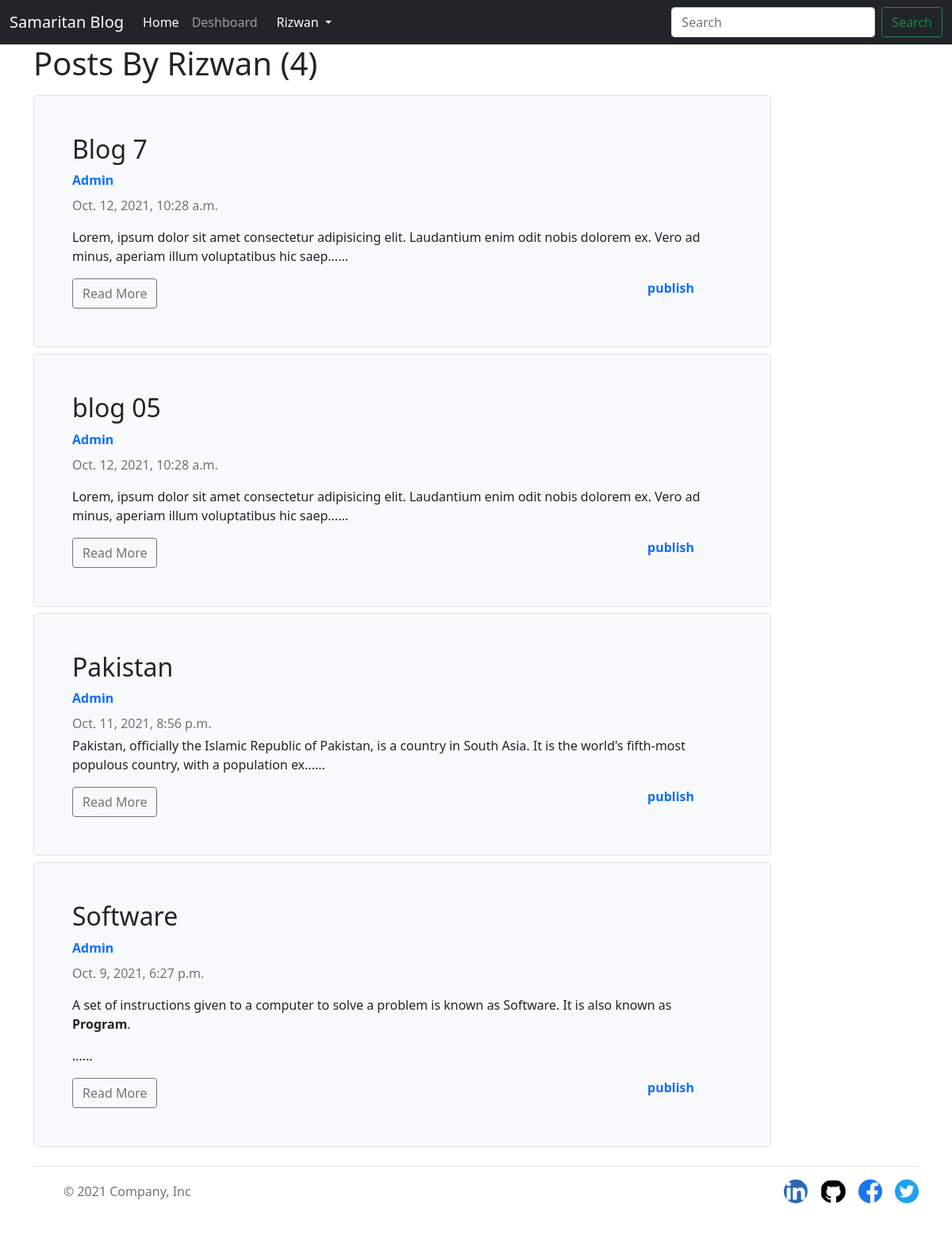
The app's page /blog-list/admin (signed in) with its own data.
### blog/models.py (models this page shows, shortened)
class Post(models.Model):
    title = models.CharField(max_length=50)
    author = models.ForeignKey(User, on_delete=models.CASCADE)
    published_date = models.DateTimeField(default=timezone.now)
    content = RichTextField(blank = True, null = True)
    visible = models.BooleanField(default=False)
    upload = models.ImageField(upload_to ='uploads/')

### blog/views.py (the view)
# urls.py: path('blog-list/<str:username>', views.user_blogs_list, name='blog-list'),
def user_blogs_list(request, username):
    print(username)
    try:
        user = User.objects.get(username=username)
    except Exception as e:
        print(e)
    posts = Post.objects.filter(author = user).order_by('published_date').reverse()
    paginator = Paginator(posts, 2)
    page = request.GET.get('page')
    page_obj = paginator.get_page(page)
    if request.user.is_authenticated:
        return render(request, 'blog/list_userblogs.html', {'posts':posts, 'page_obj':page_obj})
    else:
        return redirect('login')

### blog/templates/blog/list_userblogs.html (shortened to what this page needs)
{% extends 'blog/base.html' %}
{% load static %}
{% block content %}
<h1 class="mb-3">Posts By {{request.user.username|capfirst}} ({{ page_obj.paginator.count }})</h1>
    {% for p in posts%}
    <article class="media content-section">
    <div class="col-sm-10 my-2">
        <div class="h-180 p-5 bg-light border rounded-3">
            <h2>{{p.title}}</h2>
            <strong class="d-inline-block mb-2 text-primary">{{p.author|capfirst}}</strong>
            <div class="mb-1 text-muted">{{p.published_date}}</div>
            <p>{{p.content|slice:"0:150"|safe}}......</p>
            <div class="form-row">
                <a class="btn btn-outline-secondary" href="{% url 'PostDetail' p.id %}">Read More</a>
            {%if p.visible == True%}
            <strong class="d-inline-block mb-2 text-primary mx-5 visible" style="float: right;">publish</strong>
            {%else%}
            <strong class="d-inline-block mb-2 text-primary mx-5 visible" style="float: right;">unpublish</strong>
            {%endif%}
            </div>
        </div>
    </div>
    </article>
    {%endfor%}
</div>
{% endblock content %}

### blog/templates/blog/navbar.html (shortened to what this page needs)
<nav class="navbar navbar-expand-lg navbar-dark bg-dark">
  <div class="container-fluid">
    <a class="navbar-brand" href="/">Samaritan Blog</a>
    <div class="collapse navbar-collapse" id="navbarSupportedContent">
      <ul class="navbar-nav me-auto mb-2 mb-lg-0">
        <li class="nav-item">
          <a class="nav-link active" aria-current="page" href="/">Home</a>
        </li>
        <li class="nav-item">
          <a class="nav-link" href="{% url 'dashboard' %}">Deshboard</a>
        </li>
        <li class="nav-item">
          <ul class="navbar-nav me-auto mb-2 mb-lg-0">
            {% if request.user.is_authenticated %}
            <li class="nav-item dropdown mx-2">
              <a class="nav-link dropdown-toggle text-white" href="#" id="profileDropdown" role="button"
                data-bs-toggle="dropdown" aria-expanded="false">
                {{user.username|capfirst}}
              </a>
            </li>
            {%endif%}
          </ul>
        </li>
      </ul>
      <form class="d-flex">
        <input class="form-control me-2" type="search" placeholder="Search" aria-label="Search">
        <button class="btn btn-outline-success" type="submit">Search</button>
      </form>
    </div>
  </div>
</nav>

### blog/static/blog/css/style.css (style rules this page uses)
a { text-decoration: none; }

### records on screen
Post: title "Blog 7", author "Admin", published_date "Oct. 12, 2021, 10:28 a.m.", content "Lorem, ipsum dolor sit amet consectetur adipisicing elit. Laudantium enim odit nobis dolorem ex. Vero ad minus, aperiam illum voluptatibus hic saep", visible "publish"
Post: title "blog 05", author "Admin", published_date "Oct. 12, 2021, 10:28 a.m.", content "Lorem, ipsum dolor sit amet consectetur adipisicing elit. Laudantium enim odit nobis dolorem ex. Vero ad minus, aperiam illum voluptatibus hic saep", visible "publish"
Post: title "Pakistan", author "Admin", published_date "Oct. 11, 2021, 8:56 p.m.", content "Pakistan, officially the Islamic Republic of Pakistan, is a country in South Asia. It is the world's fifth-most populous country, with a population ex", visible "publish"
Post: title "Software", author "Admin", published_date "Oct. 9, 2021, 6:27 p.m.", content "A set of instructions given to a computer to solve a problem is known as Software. It is also known as Program .", visible "publish"

### other values on screen
{{ user.username|capfirst }} "Rizwan"
{{ request.user.username|capfirst }} "Rizwan"
{{ page_obj.paginator.count }} "4"
